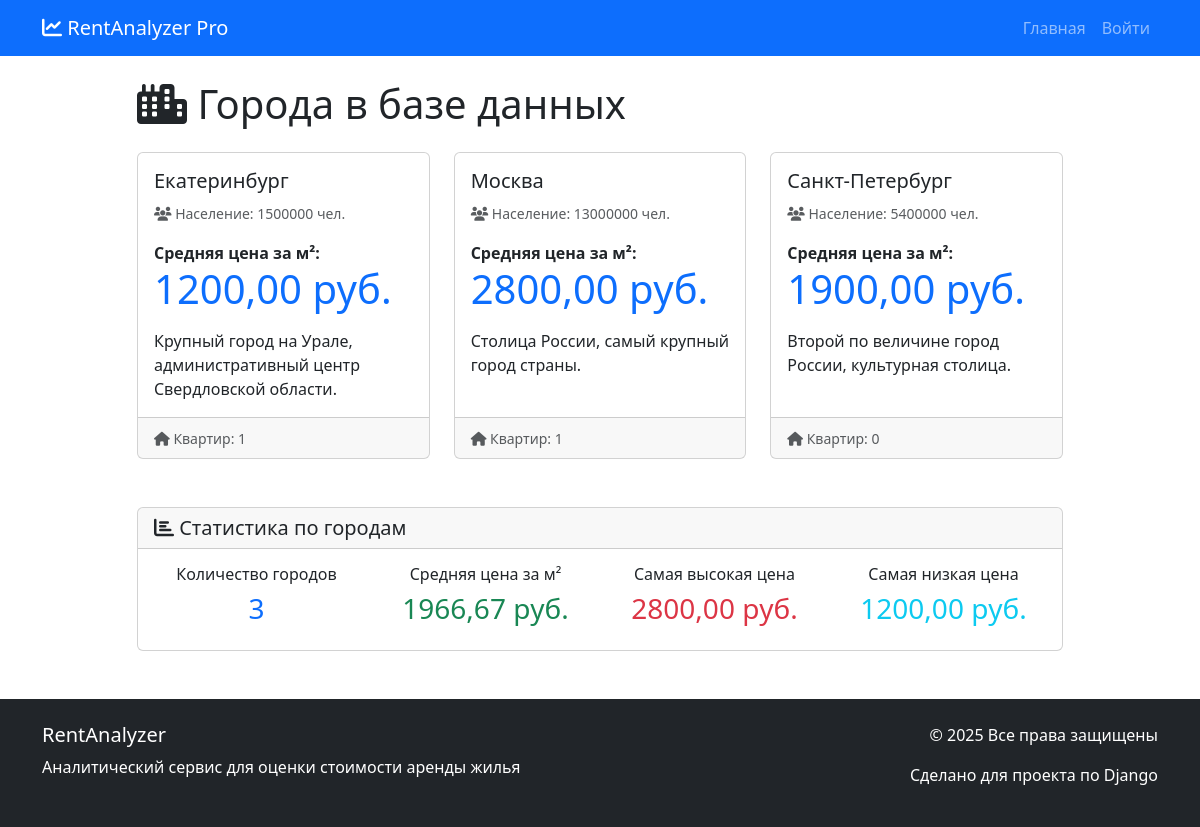
Page /analyzer/cities/ on the earlier database version.
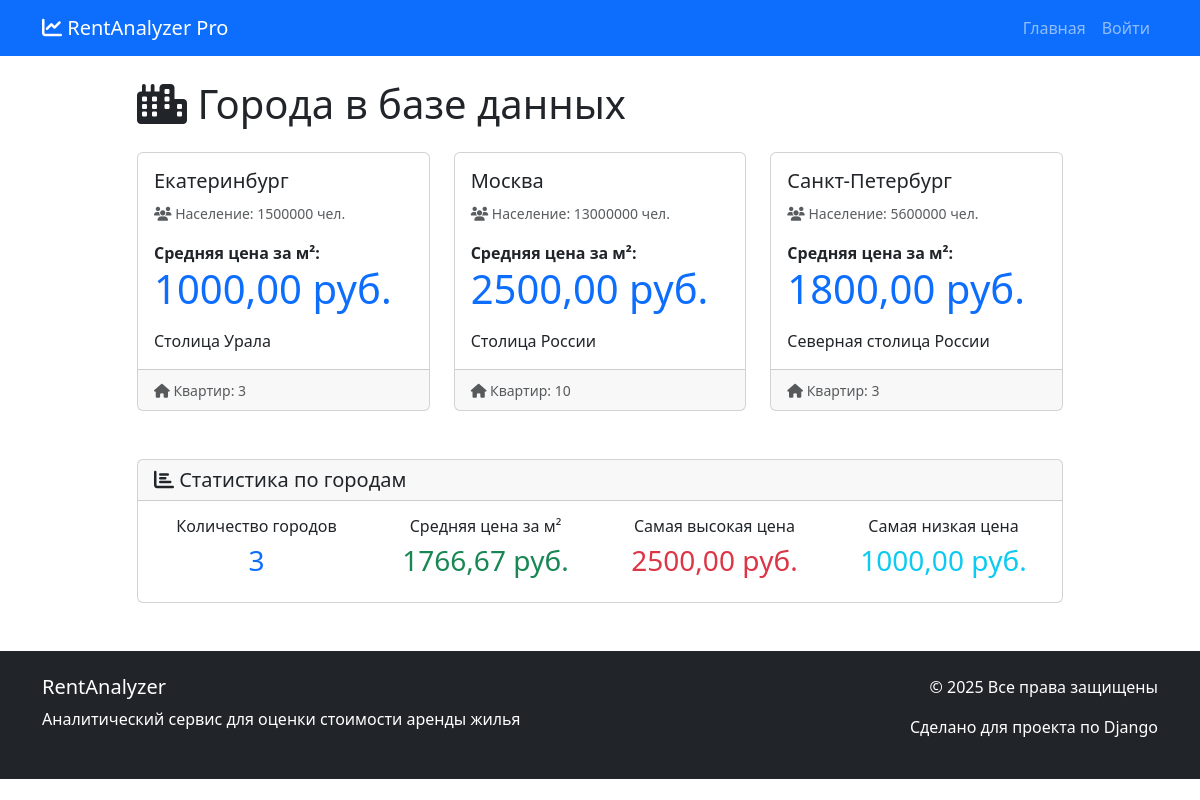
Same page on the later database version.
### analyzer/models.py (models this page shows, shortened)
class City(models.Model):
    name = models.CharField(
        max_length=100,
        verbose_name='Название города',
        unique=True
    )
    slug = models.SlugField(
        max_length=100,
        unique=True,
        verbose_name='URL-идентификатор',
        blank=True
    )
    latitude = models.DecimalField(
        max_digits=9,
        decimal_places=6,
        verbose_name='Широта',
        blank=True,
        null=True,
        help_text='Географическая широта центра города'
    )
    longitude = models.DecimalField(
        max_digits=9,
        decimal_places=6,
        verbose_name='Долгота',
        blank=True,
        null=True,
        help_text='Географическая долгота центра города'
    )
    avg_price_per_sqm = models.DecimalField(
        max_digits=10,
        decimal_places=2,
        verbose_name='Средняя цена за м² (руб.)',
        help_text='Средняя рыночная цена за квадратный метр'
    )
    population = models.IntegerField(
        verbose_name='Население',
        blank=True,
        null=True,
        help_text='Примерная численность населения'
    )
    description = models.TextField(
        verbose_name='Описание',
        blank=True,
        help_text='Краткое описание города, районов, инфраструктуры'
    )
    class Meta:
        verbose_name = 'Город'
        verbose_name_plural = 'Города'
        ordering = ['name']

### analyzer/views.py (the view)
# urls.py: path('cities/', views.CityListView.as_view(), name='city_list'),
class CityListView(ListView):
    model = City
    template_name = 'analyzer/city_list.html'
    context_object_name = 'cities'
    paginate_by = 10
    def get_context_data(self, **kwargs):
        context = super().get_context_data(**kwargs)
        cities = City.objects.all()
        if cities.exists():
            prices = [city.avg_price_per_sqm for city in cities]
            context['avg_price_all'] = sum(prices) / len(prices)
            context['max_price'] = max(prices)
            context['min_price'] = min(prices)
            context['total_cities'] = len(cities)
        else:
            context['avg_price_all'] = 0
            context['max_price'] = 0
            context['min_price'] = 0
            context['total_cities'] = 0
        return context

### templates/analyzer/city_list.html (shortened to what this page needs)
{% extends 'base.html' %}
{% block content %}
<div class="row">
    <div class="col-lg-10 mx-auto">
        <h1 class="mb-4"><i class="fas fa-city"></i> Города в базе данных</h1>
        {% if cities %}
            <div class="row">
                {% for city in cities %}
                <div class="col-md-4 mb-4">
                    <div class="card h-100">
                        <div class="card-body">
                            <h5 class="card-title">{{ city.name }}</h5>
                            <p class="card-text">
                                <small class="text-muted">
                                    <i class="fas fa-users"></i> Население:
                                    {% if city.population %}
                                        {{ city.population|floatformat:0 }} чел.
                                    {% else %}
                                        не указано
                                    {% endif %}
                                </small>
                            </p>
                            <p class="card-text">
                                <strong>Средняя цена за м²:</strong><br>
                                <span class="display-6 text-primary">{{ city.avg_price_per_sqm }} руб.</span>
                            </p>
                            {% if city.description %}
                                <p class="card-text">{{ city.description|truncatechars:100 }}</p>
                            {% endif %}
                        </div>
                        <div class="card-footer">
                            <small class="text-muted">
                                <i class="fas fa-home"></i> Квартир: {{ city.apartments.count }}
                            </small>
                        </div>
                    </div>
                </div>
                {% endfor %}
            </div>
            <div class="card mt-4">
                <div class="card-header">
                    <h5 class="mb-0"><i class="fas fa-chart-bar"></i> Статистика по городам</h5>
                </div>
                <div class="card-body">
                    <div class="row text-center">
                        <div class="col-md-3">
                            <h6>Количество городов</h6>
                            <h3 class="text-primary">{{ total_cities }}</h3>
                        </div>
                        <div class="col-md-3">
                            <h6>Средняя цена за м²</h6>
                            <h3 class="text-success">{{ avg_price_all|floatformat:2 }} руб.</h3>
                        </div>
                        <div class="col-md-3">
                            <h6>Самая высокая цена</h6>
                            <h3 class="text-danger">{{ max_price|floatformat:2 }} руб.</h3>
                        </div>
                        <div class="col-md-3">
                            <h6>Самая низкая цена</h6>
                            <h3 class="text-info">{{ min_price|floatformat:2 }} руб.</h3>
                        </div>
                    </div>
                </div>
            </div>
        {% endif %}
    </div>
</div>
{% endblock %}

Differences in the rows shown:
changed City "Екатеринбург": avg_price_per_sqm "1200,00" → "1000,00"; description "Крупный город на Урале, административный центр Свердловской области." → "Столица Урала"; apartments.count "1" → "3"
changed City "Москва": avg_price_per_sqm "2800,00" → "2500,00"; description "Столица России, самый крупный город страны." → "Столица России"; apartments.count "1" → "10"
changed City "Санкт-Петербург": population "5400000" → "5600000"; avg_price_per_sqm "1900,00" → "1800,00"; description "Второй по величине город России, культурная столица." → "Северная столица России"; apartments.count "0" → "3"
Other differences:
{{ avg_price_all|floatformat:2 }}: "1966,67" → "1766,67"
